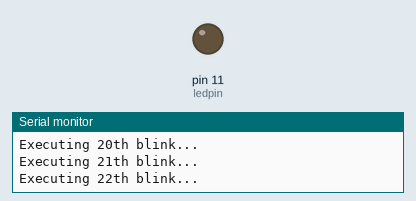
This sketch was run on a simulated Teensy 4. Shown: output pins drawn as LEDs (lit = HIGH), the last lines printed to the serial monitor.

Above: at 9.65 s.
At 39.0 s:
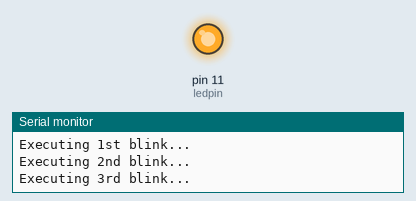
Timing chart, 0 to 40.0 s (numbered marks = the images above):
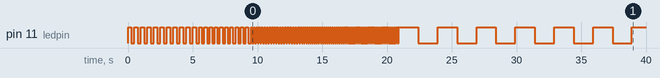

The sketch:

2_blink_led.ino
```cpp
#define ledpin 11 // default led pin for teensy 2.0

void blinkLed(long _delay);

void setup() {
  pinMode(ledpin, OUTPUT);
}

int _delay=250;

void loop() {
  for(int i=0; i<100;i++){
    if(i > 10 && i < 20){
      _delay=200;
    }else if(i > 95){
      _delay=1500;
    }else if(i > 60){
      _delay=60;
    }else if(i > 40){
      _delay=80;
    }else if(i > 20){
      _delay=100;
    }
    char *_final;
    if(i == 0){
      _final="st";
    }else if(i==1){
      _final="nd";
    }else if(i==2){
      _final="rd";
    }else{
      _final="th";
    }
    Serial.printf("Executing %i%s blink...\n", i+1, _final);
    blinkLed(_delay);
  }
}

void blinkLed(long _delay){
  digitalWrite(ledpin, HIGH);
  delay(_delay);
  digitalWrite(ledpin, LOW);
  delay(_delay);
}
```

Measured:
- by itself, pin 11 (ledpin): goes 21 × (HIGH 0.25 s, LOW 0.25 s), 40 × (HIGH 0.10 s, LOW 0.10 s), 35 × (HIGH 0.06 s, LOW 0.06 s), 6 × (HIGH 1.5 s, LOW 1.5 s), then HIGH
